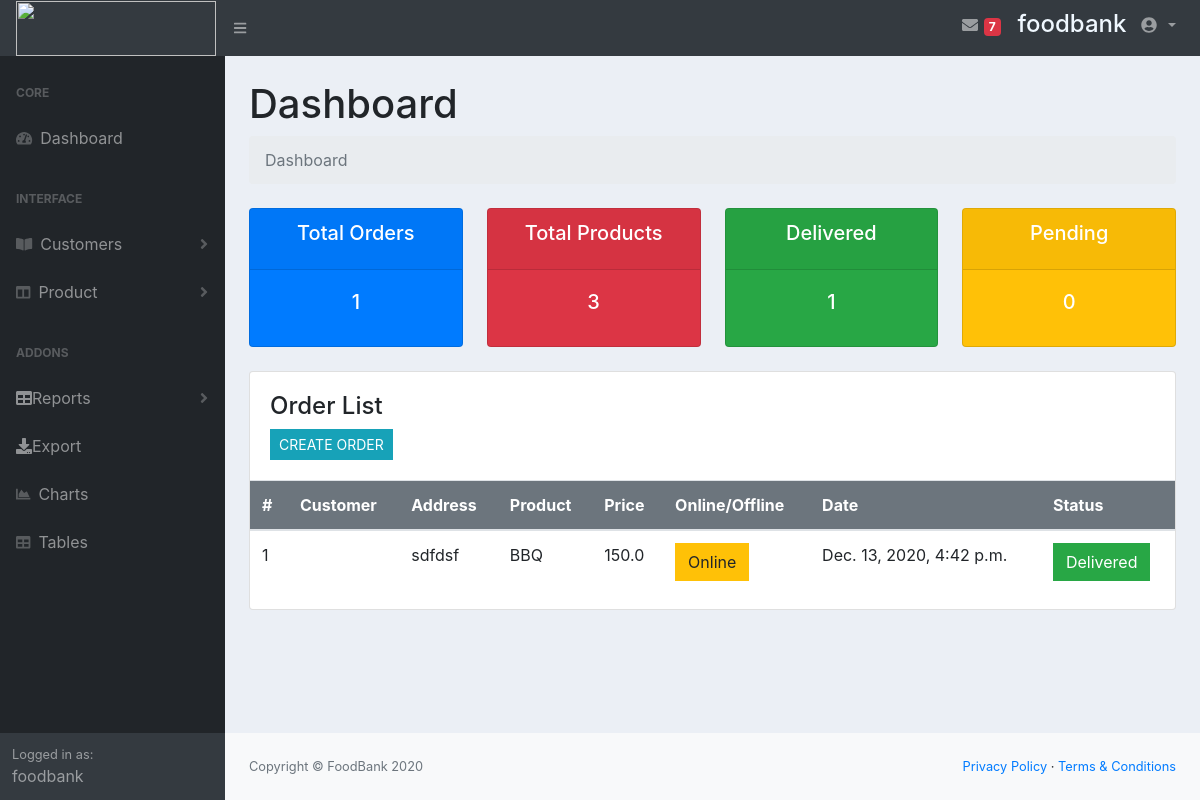
The app's page / (signed in), older data.
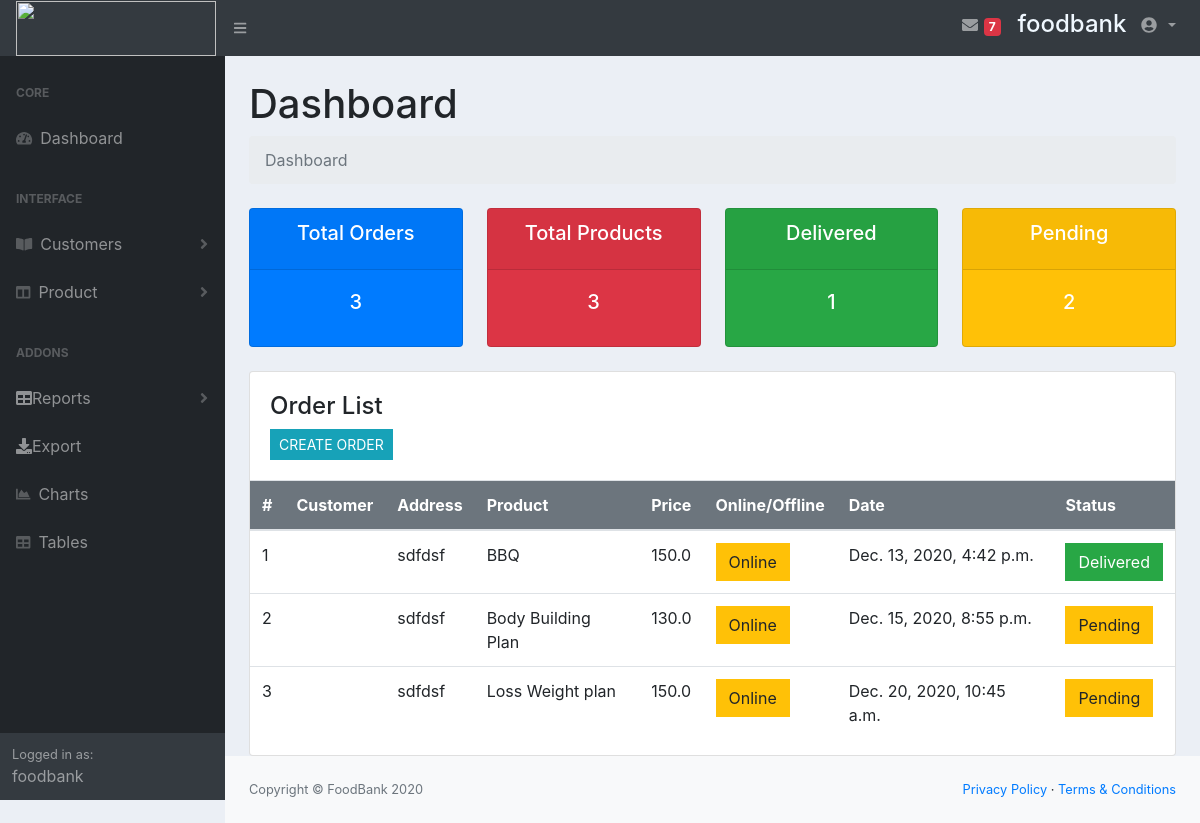
The same page, newer data.
### account/models.py (models this page shows, shortened)
class Order(models.Model):
	STATUS = (
			('Pending', 'Pending'),
			('Out for delivery', 'Out for delivery'),
			('Delivered', 'Delivered'),
			)
	customer = models.ForeignKey(Customer,null=True,blank=True,on_delete=models.SET_NULL)
	product = models.ForeignKey(Product,null=True,on_delete=models.SET_NULL)
	order=models.ForeignKey(ProductOrder,on_delete=models.SET_NULL,null=True)
	quantity=models.IntegerField(default=0,null=True,blank=True)
	date_created = models.DateTimeField(auto_now_add=True, null=True)
	status = models.CharField(max_length=200, null=True, choices=STATUS)

class Product(models.Model):
	CATEGORY = (
			('Indoor', 'Indoor'),
			('Out Door', 'Out Door'),
			)
	STATUS = (
			('In Stock', 'In Stock'),
			('Out of Stock', 'Out of Stock'),
			)
	name = models.CharField(max_length=200, null=True)
	price = models.FloatField(null=True)
	category = models.CharField(max_length=200, null=True, choices=CATEGORY)
	status = models.CharField(max_length=200, null=True, choices=STATUS, default="In Stock")
	description = models.CharField(max_length=200, null=True)
	date_created = models.DateTimeField(auto_now_add=True, null=True)
	tags = models.ManyToManyField(Tag)

### account/views.py (the view)
# urls.py: path('',views.home,name="home"),
@login_required(login_url='/login/')
def home(request):
	orders = Order.objects.all()
	products = Product.objects.all()
	customers = Customer.objects.all()
	total_customers = customers.count()
	total_orders = orders.count()
	total_products = products.count()
	delivered = orders.filter(status='Delivered').count()
	pending = orders.filter(status='Pending').count()
	context = {'orders':orders, 'customers':customers,'total_products':total_products,
	'total_orders':total_orders,'delivered':delivered,
	'pending':pending }
	return render(request, 'dashboard.html', context)

### templates/dashboard.html
{%  extends 'index1.html' %}
{% block content %}
{%  include 'status.html' %}
<div class="row">
    <div class="col-xl-12">
        <div class="card">
            <div class="card-body">
				<h4 class="box-title">Order List </h4>
				<a class="btn btn-info  btn-sm" href="{% url 'create_order' %}">CREATE ORDER</a>
            </div>
            <div class="card-body--">
                <div class="table-stats order-table ov-h">
                    <table class="table ">
                        <thead class="bg-secondary text-white">
                            <tr>
                                <th class="serial">#</th>
								<th>Customer</th>
								<th>Address</th>
                                <th>Product</th>
                                <th>Price</th>
                                <th>Online/Offline</th>
                                <th>Date</th>
                                <th>Status</th>
                            </tr>
                        </thead>
                        <tbody>
                            {% if orders %}
                            {% for order in orders %}
                            <tr>
                                <td class="serial">{{ forloop.counter }}</td>
								<td>{{order.customer.name}}</td>
								<td>sdfdsf</td>
                                <td>{{ order.product.name }}</td>
                                <td>{{order.product.price}}</td>
                                <td>
									<a class="btn btn-warning" href="">Online</a>
								</td>
                                <td>{{ order.date_created }}</td>
                                <td>
                                    {% if order.status == 'Pending' %}
                                        <a class="btn btn-warning" href="">{{ order.status }}</a>
                                    {% elif order.status == 'decline' %}
                                        <a class="btn btn-danger" href="">{{ order.status }}</a>
                                    {% elif order.status == 'Delivered' %}
                                        <a class="btn btn-success" href="">{{ order.status }}</a>
                                    {% elif order.status == 'approved' %}
                                        <a class="btn btn-primary" href="">{{ order.status }}</a>
                                    {% elif order.status == 'bulk' %}
                                        <a class="btn btn-secondary" href="">{{ order.status }}</a>
                                    {% else %}
                                        <a class="btn btn-info" href="">{{ order.status }}</a>
                                    {% endif %}
                                </td>
                            </tr>
                            {% endfor %}
                            {% else %}
                                <tr><td>No Order Data</td></tr>
                            {% endif %}
                        </tbody>
                    </table>
                </div>
            </div>
        </div>
    </div>
</div>
{% endblock content %}

Row changes from the older to the newer data that the page shows:
added Order: product.name "Body Building Plan", product.price "130.0", date_created "Dec. 15, 2020, 8:55 p.m.", status "Pending"
added Order: product.name "Loss Weight plan", product.price "150.0", date_created "Dec. 20, 2020, 10:45 a.m.", status "Pending"
Text that changed along with them:
{{ total_orders }}: "1" → "3"
{{ pending }}: "0" → "2"
